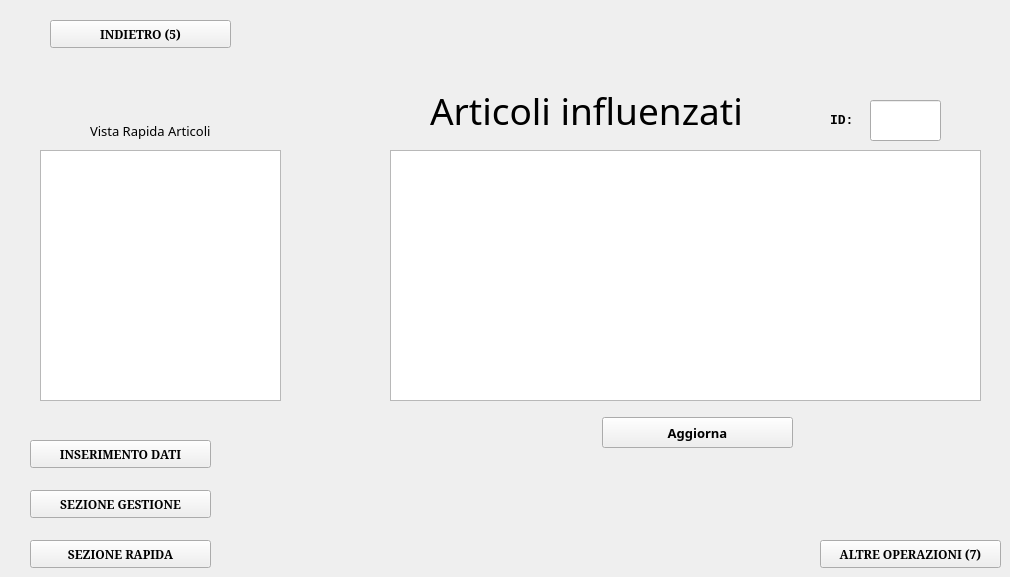
    <widget class="QWidget" name="sezioneArticoli_6">
     <widget class="QPushButton" name="homeInserimento_9">
      <property name="geometry">
       <rect>
        <x>30</x>
        <y>440</y>
        <width>181</width>
        <height>28</height>
       </rect>
      </property>
      <property name="font">
       <font>
        <family>MS Serif</family>
        <weight>75</weight>
        <bold>true</bold>
       </font>
      </property>
      <property name="text">
       <string>INSERIMENTO DATI</string>
      </property>
     </widget>
     <widget class="QPushButton" name="backToPag5">
      <property name="geometry">
       <rect>
        <x>50</x>
        <y>20</y>
        <width>181</width>
        <height>28</height>
       </rect>
      </property>
      <property name="font">
       <font>
        <family>MS Serif</family>
        <weight>75</weight>
        <bold>true</bold>
       </font>
      </property>
      <property name="text">
       <string>INDIETRO (5)</string>
      </property>
     </widget>
     <widget class="QPushButton" name="homeGestore_10">
      <property name="geometry">
       <rect>
        <x>30</x>
        <y>490</y>
        <width>181</width>
        <height>28</height>
       </rect>
      </property>
      <property name="font">
       <font>
        <family>MS Serif</family>
        <weight>75</weight>
        <bold>true</bold>
       </font>
      </property>
      <property name="text">
       <string>SEZIONE GESTIONE</string>
      </property>
     </widget>
     <widget class="QListWidget" name="listaArticoliInfluenzati">
      <property name="geometry">
       <rect>
        <x>390</x>
        <y>150</y>
        <width>591</width>
        <height>251</height>
       </rect>
      </property>
      <property name="font">
       <font>
        <pointsize>8</pointsize>
       </font>
      </property>
     </widget>
     <widget class="QPushButton" name="bottone_articoliInfluenzati">
      <property name="geometry">
       <rect>
        <x>602</x>
        <y>417</y>
        <width>191</width>
        <height>31</height>
       </rect>
      </property>
      <property name="font">
       <font>
        <family>HP Simplified</family>
        <pointsize>10</pointsize>
        <weight>75</weight>
        <bold>true</bold>
       </font>
      </property>
      <property name="text">
       <string>Aggiorna</string>
      </property>
     </widget>
     <widget class="QListWidget" name="listaRapidaArticoli">
      <property name="geometry">
       <rect>
        <x>40</x>
        <y>150</y>
        <width>241</width>
        <height>251</height>
       </rect>
      </property>
     </widget>
     <widget class="QLabel" name="label_147">
      <property name="geometry">
       <rect>
        <x>90</x>
        <y>110</y>
        <width>151</width>
        <height>41</height>
       </rect>
      </property>
      <property name="font">
       <font>
        <family>HP Simplified</family>
        <pointsize>10</pointsize>
        <weight>50</weight>
        <bold>false</bold>
       </font>
      </property>
      <property name="text">
       <string>Vista Rapida Articoli</string>
      </property>
     </widget>
     <widget class="QLineEdit" name="idArticolo_influenzato">
      <property name="geometry">
       <rect>
        <x>870</x>
        <y>100</y>
        <width>71</width>
        <height>41</height>
       </rect>
      </property>
     </widget>
     <widget class="QLabel" name="label_61">
      <property name="geometry">
       <rect>
        <x>430</x>
        <y>80</y>
        <width>361</width>
        <height>61</height>
       </rect>
      </property>
      <property name="font">
       <font>
        <family>HP Simplified Jpan</family>
        <pointsize>28</pointsize>
        <weight>50</weight>
        <italic>false</italic>
        <bold>false</bold>
       </font>
      </property>
      <property name="text">
       <string>Articoli influenzati</string>
      </property>
     </widget>
     <widget class="QPushButton" name="goToPage7">
      <property name="geometry">
       <rect>
        <x>820</x>
        <y>540</y>
        <width>181</width>
        <height>28</height>
       </rect>
      </property>
      <property name="font">
       <font>
        <family>MS Serif</family>
        <weight>75</weight>
        <bold>true</bold>
       </font>
      </property>
      <property name="text">
       <string>ALTRE OPERAZIONI (7)</string>
      </property>
     </widget>
     <widget class="QPushButton" name="sezione_rapida5">
      <property name="geometry">
       <rect>
        <x>30</x>
        <y>540</y>
        <width>181</width>
        <height>28</height>
       </rect>
      </property>
      <property name="font">
       <font>
        <family>MS Serif</family>
        <weight>75</weight>
        <bold>true</bold>
       </font>
      </property>
      <property name="text">
       <string>SEZIONE RAPIDA</string>
      </property>
     </widget>
     <widget class="QLabel" name="label_148">
      <property name="geometry">
       <rect>
        <x>830</x>
        <y>100</y>
        <width>41</width>
        <height>41</height>
       </rect>
      </property>
      <property name="font">
       <font>
        <family>Lucida Console</family>
        <pointsize>10</pointsize>
        <weight>75</weight>
        <bold>true</bold>
       </font>
      </property>
      <property name="text">
       <string>ID:</string>
      </property>
     </widget>
    </widget>
